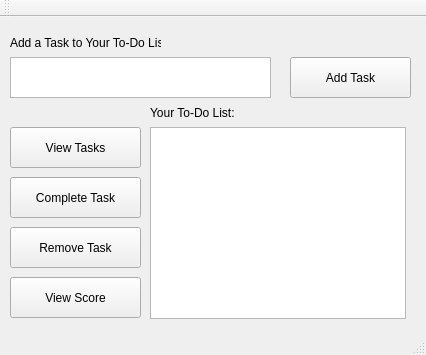
<?xml version="1.0" encoding="UTF-8"?>
<ui version="4.0">
 <class>TrackerInterface</class>
 <widget class="QMainWindow" name="TrackerInterface">
  <property name="geometry">
   <rect>
    <x>0</x>
    <y>0</y>
    <width>426</width>
    <height>355</height>
   </rect>
  </property>
  <property name="windowTitle">
   <string>TrackerInterface</string>
  </property>
  <widget class="QWidget" name="centralWidget">
   <widget class="QLabel" name="label">
    <property name="geometry">
     <rect>
      <x>10</x>
      <y>10</y>
      <width>151</width>
      <height>31</height>
     </rect>
    </property>
    <property name="text">
     <string>Add a Task to Your To-Do List:</string>
    </property>
   </widget>
   <widget class="QTextEdit" name="textEdit">
    <property name="geometry">
     <rect>
      <x>10</x>
      <y>40</y>
      <width>261</width>
      <height>41</height>
     </rect>
    </property>
   </widget>
   <widget class="QPushButton" name="addTaskButton">
    <property name="geometry">
     <rect>
      <x>290</x>
      <y>40</y>
      <width>121</width>
      <height>41</height>
     </rect>
    </property>
    <property name="text">
     <string>Add Task</string>
    </property>
   </widget>
   <widget class="QPushButton" name="viewTasksButton">
    <property name="geometry">
     <rect>
      <x>10</x>
      <y>110</y>
      <width>131</width>
      <height>41</height>
     </rect>
    </property>
    <property name="text">
     <string>View Tasks</string>
    </property>
   </widget>
   <widget class="QPushButton" name="completeTaskButton">
    <property name="geometry">
     <rect>
      <x>10</x>
      <y>160</y>
      <width>131</width>
      <height>41</height>
     </rect>
    </property>
    <property name="text">
     <string>Complete Task</string>
    </property>
   </widget>
   <widget class="QPushButton" name="removeTaskButton">
    <property name="geometry">
     <rect>
      <x>10</x>
      <y>210</y>
      <width>131</width>
      <height>41</height>
     </rect>
    </property>
    <property name="text">
     <string>Remove Task</string>
    </property>
   </widget>
   <widget class="QListView" name="listView">
    <property name="geometry">
     <rect>
      <x>150</x>
      <y>110</y>
      <width>256</width>
      <height>192</height>
     </rect>
    </property>
   </widget>
   <widget class="QLabel" name="label_2">
    <property name="geometry">
     <rect>
      <x>150</x>
      <y>85</y>
      <width>211</width>
      <height>21</height>
     </rect>
    </property>
    <property name="text">
     <string>Your To-Do List:</string>
    </property>
   </widget>
   <widget class="QPushButton" name="viewScoreButton">
    <property name="geometry">
     <rect>
      <x>10</x>
      <y>260</y>
      <width>131</width>
      <height>41</height>
     </rect>
    </property>
    <property name="text">
     <string>View Score</string>
    </property>
   </widget>
  </widget>
  <widget class="QMenuBar" name="menuBar">
   <property name="geometry">
    <rect>
     <x>0</x>
     <y>0</y>
     <width>426</width>
     <height>21</height>
    </rect>
   </property>
  </widget>
  <widget class="QToolBar" name="mainToolBar">
   <attribute name="toolBarArea">
    <enum>TopToolBarArea</enum>
   </attribute>
   <attribute name="toolBarBreak">
    <bool>false</bool>
   </attribute>
  </widget>
  <widget class="QStatusBar" name="statusBar"/>
 </widget>
 <layoutdefault spacing="6" margin="11"/>
 <resources/>
 <connections/>
</ui>
